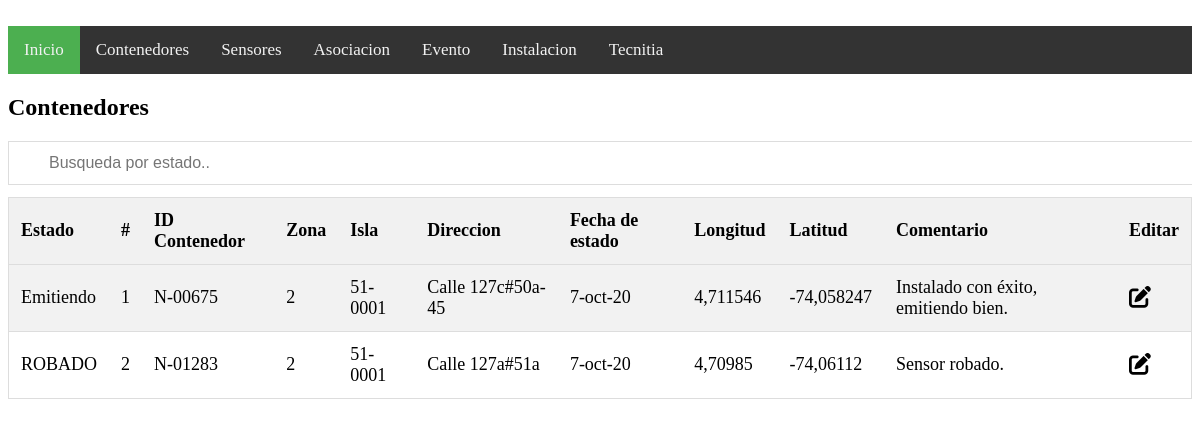
Screenshot of /cont.php with the database file from the repository.
### tables this page shows
CREATE TABLE `inventario` (
  `nregistro` int(10) NOT NULL,
  `idcontenedor` text NOT NULL,
  `zona` text NOT NULL,
  `isla` text NOT NULL,
  `direccion` text NOT NULL,
  `estado` text NOT NULL,
  `fecha` text NOT NULL,
  `longitud` text NOT NULL,
  `latitud` text NOT NULL,
  `comentario` text NOT NULL
);

### cont.php (the view, shortened to what this page needs)
<?php
include("cn.php");
$inventario = "SELECT * FROM inventario";
?>
<!DOCTYPE html>
<html>
<link rel="stylesheet" href="estilos.css">
<link rel="stylesheet" href="style.css">
<head>
</head>
<body>
<center>
</center>
<div class="topnav" id="myTopnav">
  <a href="inicio.php" class="active">Inicio</a>
  <a href="cont.php">Contenedores</a>
  <a href="sens.php">Sensores</a>
  <a href="asoc.php">Asociacion</a>
  <a href="even.php">Evento</a>
  <a href="inv.php">Instalacion</a>
  <a href="tec.php">Tecnitia</a>
</div>
<h2>Contenedores</h2>
<div style="overflow-x:auto;">
<input type="text" id="myInput" onkeyup="myFunction()" placeholder="Busqueda por estado..">
<table id="myTable">
  <tr class="header">
      <th>Estado</th>
      <th>#</th>
      <th>ID Contenedor</th>
      <th>Zona</th>
      <th>Isla</th>
      <th>Direccion</th>
      <th>Fecha de estado</th>
      <th>Longitud</th>
      <th>Latitud</th>
      <th>Comentario</th>
      <th>Editar</th>
    </tr>
    <?php
    $resultado = mysqli_query($conexion, $inventario);
    while($row = mysqli_fetch_assoc($resultado)){
    ?>
    <tr>
      <td><?php echo $row ["estado"]?></td>
      <td><?php echo $row ["nregistro"]?></td>
      <td><?php echo $row ["idcontenedor"]?></td>
      <td><?php echo $row ["zona"]?></td>
      <td><?php echo $row ["isla"]?></td>
      <td><?php echo $row ["direccion"]?></td>
      <td><?php echo $row ["fecha"]?></td>
      <td><?php echo $row ["latitud"]?></td>
      <td><?php echo $row ["longitud"]?></td>
      <td><?php echo $row ["comentario"]?></td>
      <td><a href="#"><i class="fas fa-edit"></i></a></td>
      <?php } ?>
    </tr>
</table>
</div>
</body>
</html>

### estilos.css (style rules this page uses)
html { background: url("img/work-2.jpg"); background-size: cover; }
.topnav { background-color: #333; overflow: hidden; }
.topnav a { float: left; display: block; color: #f2f2f2; text-align: center; padding: 14px 16px; text-decoration: none; font-size: 17px; }
.active { background-color: #4CAF50; color: white; }
#myInput { background-image: url('/css/searchicon.png'); background-position: 10px 12px; background-repeat: no-repeat; width: 100%; font-size: 16px; padding: 12px 20px 12px 40px; border: 1px solid #ddd; margin-bottom: 12px; }
#myTable { border-collapse: collapse; width: 100%; border: 1px solid #ddd; font-size: 18px; }
#myTable th, #myTable td { text-align: left; padding: 12px; }
#myTable tr { border-bottom: 1px solid #ddd; }
#myTable tr.header, #myTable tr:hover { background-color: #f1f1f1; }
a { text-decoration: none; font-size: 22px; color: black; }

### cont.php (style rules this page uses)
table { border-collapse: collapse; border-spacing: 0; width: 100%; border: 1px solid #ddd; }
th, td { text-align: left; padding: 8px; }
tr:nth-child(even) { background-color: #f2f2f2 }

### rows the page displays
inventario: estado "Emitiendo", nregistro "1", idcontenedor "N-00675", zona "2", isla "51-0001", direccion "Calle 127c#50a-45", fecha "7-oct-20", latitud "4,711546", longitud "-74,058247", comentario "Instalado con éxito, emitiendo bien."
inventario: estado "ROBADO", nregistro "2", idcontenedor "N-01283", zona "2", isla "51-0001", direccion "Calle 127a#51a", fecha "7-oct-20", latitud "4,70985", longitud "-74,06112", comentario "Sensor robado."
